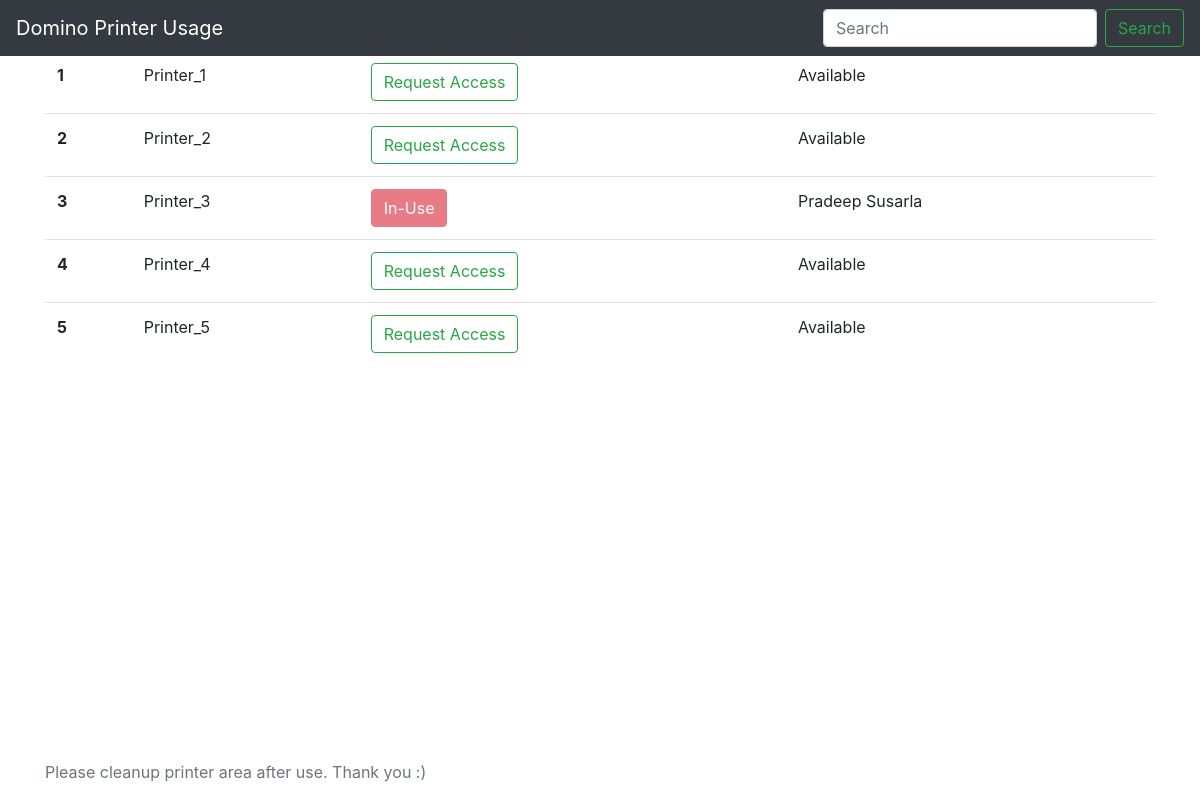
The page / on the database its author committed.
### todoapp/models.py (models this page shows, shortened)
class Post(models.Model):
    printer_name = models.CharField(max_length=200)
    locked = models.BooleanField()
    locked_by = models.CharField(max_length=200, default=None)

### todoapp/views.py (the view)
# urls.py: 2. Add a URL to urlpatterns:  path('', views.home, name='home')
def home(request):
    context = {
    'posts': Post.objects.all()
    }
    return render(request, 'todoapp/home-page.html', context)

### todoapp/templates/todoapp/home-page.html (shortened to what this page needs)
<!doctype html>
<html lang="en" class="h-100">
  <head>
<link href="https://getbootstrap.com/docs/4.3/dist/css/bootstrap.min.css" rel="stylesheet">
    <link href="https://getbootstrap.com/docs/4.3/examples/sticky-footer-navbar/sticky-footer-navbar.css" rel="stylesheet">
  </head>
  <body class="d-flex flex-column h-100">
    <header>
  <nav class="navbar navbar-expand-md navbar-dark fixed-top bg-dark">
    <a class="navbar-brand" href="#">Domino Printer Usage</a>
    <div class="collapse navbar-collapse" id="navbarCollapse">
      <ul class="navbar-nav mr-auto">
        <li class="nav-item active">
          <a class="nav-link" href="#">&nbsp; <span class="sr-only">(current)</span></a>
        </li>
      </ul>
      <form class="form-inline mt-2 mt-md-0">
        <input class="form-control mr-sm-2" type="text" placeholder="Search" aria-label="Search">
        <button class="btn btn-outline-success my-2 my-sm-0" type="submit">Search</button>
      </form>
    </div>
  </nav>
</header>
<main role="main" class="flex-shrink-0">
  <div class="container">
    <table class="table table-hover">
  <thead>
    <tr>
      <th scope="col">#</th>
      <th scope="col">Printer</th>
      <th scope="col">Status</th>
      <th scope="col">Locked By</th>
    </tr>
  </thead>
  <tbody>
    {% for post in posts %}
    <tr>
      <th scope="row">{{ post.id }}</th>
      <td>{{ post.printer_name }}</td>
      <td>
        {% if post.locked %}
          <button type="button" class="btn btn-danger" DISABLED>In-Use</button>
        {% else %}
          <button type="button" class="btn btn-outline-success" name="button">Request Access</button>
        {% endif %}
      </td>
      <td>
        {% if post.locked %}
          {{ post.locked_by }}
        {% else %}
          Available
        {% endif %}
      </td>
    </tr>
    {% endfor %}
  </tbody>
</table>
  </div>
</main>
<footer class="footer mt-auto py-3">
  <div class="container">
    <span class="text-muted">Please cleanup printer area after use. Thank you :)</span>
  </div>
</footer>
      </body>
</html>

### rows shown on the page
Post: id "1", printer_name "Printer_1", locked "Request Access"
Post: id "2", printer_name "Printer_2", locked "Request Access"
Post: id "3", printer_name "Printer_3", locked "In-Use", locked_by "Pradeep Susarla"
Post: id "4", printer_name "Printer_4", locked "Request Access"
Post: id "5", printer_name "Printer_5", locked "Request Access"
